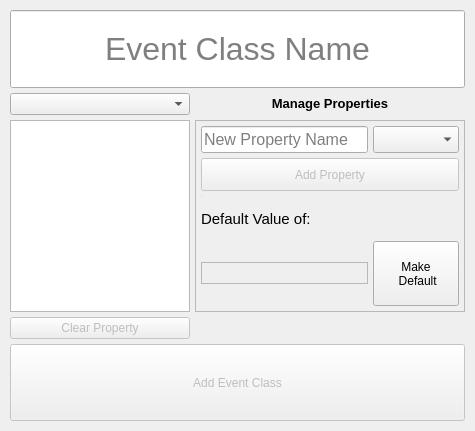
<?xml version="1.0" encoding="UTF-8"?>
<ui version="4.0">
 <class>NewEventClass</class>
 <widget class="QWidget" name="NewEventClass">
  <property name="windowModality">
   <enum>Qt::WindowModality::NonModal</enum>
  </property>
  <property name="geometry">
   <rect>
    <x>0</x>
    <y>0</y>
    <width>475</width>
    <height>431</height>
   </rect>
  </property>
  <property name="windowTitle">
   <string>New Event Class</string>
  </property>
  <layout class="QGridLayout" name="gridLayout" columnstretch="2,3">
   <property name="leftMargin">
    <number>10</number>
   </property>
   <property name="topMargin">
    <number>10</number>
   </property>
   <property name="rightMargin">
    <number>10</number>
   </property>
   <property name="bottomMargin">
    <number>10</number>
   </property>
   <property name="spacing">
    <number>5</number>
   </property>
   <item row="2" column="0">
    <widget class="QTableView" name="ClassProperties">
     <property name="sizePolicy">
      <sizepolicy hsizetype="Expanding" vsizetype="Expanding">
       <horstretch>0</horstretch>
       <verstretch>0</verstretch>
      </sizepolicy>
     </property>
     <property name="selectionMode">
      <enum>QAbstractItemView::SelectionMode::SingleSelection</enum>
     </property>
     <property name="selectionBehavior">
      <enum>QAbstractItemView::SelectionBehavior::SelectRows</enum>
     </property>
     <property name="cornerButtonEnabled">
      <bool>false</bool>
     </property>
     <attribute name="horizontalHeaderCascadingSectionResizes">
      <bool>false</bool>
     </attribute>
     <attribute name="horizontalHeaderMinimumSectionSize">
      <number>30</number>
     </attribute>
     <attribute name="horizontalHeaderDefaultSectionSize">
      <number>90</number>
     </attribute>
     <attribute name="horizontalHeaderStretchLastSection">
      <bool>true</bool>
     </attribute>
     <attribute name="verticalHeaderVisible">
      <bool>false</bool>
     </attribute>
    </widget>
   </item>
   <item row="1" column="0">
    <widget class="QComboBox" name="ParentClass">
     <property name="sizePolicy">
      <sizepolicy hsizetype="Minimum" vsizetype="Fixed">
       <horstretch>0</horstretch>
       <verstretch>0</verstretch>
      </sizepolicy>
     </property>
     <property name="placeholderText">
      <string>Parent Class</string>
     </property>
    </widget>
   </item>
   <item row="3" column="0">
    <widget class="QPushButton" name="ClearProperty">
     <property name="enabled">
      <bool>false</bool>
     </property>
     <property name="text">
      <string>Clear Property</string>
     </property>
    </widget>
   </item>
   <item row="4" column="0" colspan="2">
    <widget class="QPushButton" name="ConfirmAddEventClass">
     <property name="enabled">
      <bool>false</bool>
     </property>
     <property name="sizePolicy">
      <sizepolicy hsizetype="MinimumExpanding" vsizetype="MinimumExpanding">
       <horstretch>0</horstretch>
       <verstretch>0</verstretch>
      </sizepolicy>
     </property>
     <property name="text">
      <string>Add Event Class</string>
     </property>
    </widget>
   </item>
   <item row="0" column="0" colspan="2">
    <widget class="QLineEdit" name="ClassName">
     <property name="sizePolicy">
      <sizepolicy hsizetype="Expanding" vsizetype="Expanding">
       <horstretch>0</horstretch>
       <verstretch>0</verstretch>
      </sizepolicy>
     </property>
     <property name="font">
      <font>
       <pointsize>24</pointsize>
       <strikeout>false</strikeout>
      </font>
     </property>
     <property name="text">
      <string/>
     </property>
     <property name="alignment">
      <set>Qt::AlignmentFlag::AlignCenter</set>
     </property>
     <property name="placeholderText">
      <string>Event Class Name</string>
     </property>
    </widget>
   </item>
   <item row="2" column="1">
    <widget class="QFrame" name="PropertyManagementFrame">
     <property name="frameShape">
      <enum>QFrame::Shape::StyledPanel</enum>
     </property>
     <property name="frameShadow">
      <enum>QFrame::Shadow::Plain</enum>
     </property>
     <layout class="QGridLayout" name="PropertyManagementGridLayout" rowstretch="2,1,0,1,2" columnstretch="3,1">
      <property name="leftMargin">
       <number>5</number>
      </property>
      <property name="topMargin">
       <number>5</number>
      </property>
      <property name="rightMargin">
       <number>5</number>
      </property>
      <property name="bottomMargin">
       <number>5</number>
      </property>
      <property name="spacing">
       <number>5</number>
      </property>
      <item row="3" column="0" colspan="2">
       <widget class="QLabel" name="DefaultPropertyLabel">
        <property name="font">
         <font>
          <pointsize>11</pointsize>
          <underline>false</underline>
          <kerning>true</kerning>
         </font>
        </property>
        <property name="text">
         <string>&lt;html&gt;&lt;head/&gt;&lt;body&gt;&lt;p&gt;Default Value of:&lt;/p&gt;&lt;/body&gt;&lt;/html&gt;</string>
        </property>
        <property name="textFormat">
         <enum>Qt::TextFormat::MarkdownText</enum>
        </property>
        <property name="margin">
         <number>10</number>
        </property>
       </widget>
      </item>
      <item row="0" column="0">
       <widget class="QLineEdit" name="PropertyName">
        <property name="sizePolicy">
         <sizepolicy hsizetype="Expanding" vsizetype="Maximum">
          <horstretch>0</horstretch>
          <verstretch>0</verstretch>
         </sizepolicy>
        </property>
        <property name="font">
         <font>
          <pointsize>12</pointsize>
         </font>
        </property>
        <property name="placeholderText">
         <string>New Property Name</string>
        </property>
       </widget>
      </item>
      <item row="4" column="0">
       <widget class="QFrame" name="PropertyDefaultWidgetFrame">
        <property name="sizePolicy">
         <sizepolicy hsizetype="Preferred" vsizetype="Maximum">
          <horstretch>0</horstretch>
          <verstretch>0</verstretch>
         </sizepolicy>
        </property>
        <property name="frameShape">
         <enum>QFrame::Shape::StyledPanel</enum>
        </property>
        <property name="frameShadow">
         <enum>QFrame::Shadow::Raised</enum>
        </property>
        <layout class="QVBoxLayout" name="verticalLayout">
         <item>
          <widget class="QWidget" name="widget" native="true"/>
         </item>
        </layout>
       </widget>
      </item>
      <item row="1" column="0" colspan="2">
       <widget class="QPushButton" name="AddProperty">
        <property name="enabled">
         <bool>false</bool>
        </property>
        <property name="sizePolicy">
         <sizepolicy hsizetype="Minimum" vsizetype="MinimumExpanding">
          <horstretch>0</horstretch>
          <verstretch>3</verstretch>
         </sizepolicy>
        </property>
        <property name="text">
         <string>Add Property</string>
        </property>
       </widget>
      </item>
      <item row="2" column="0" colspan="2">
       <widget class="QLabel" name="label">
        <property name="sizePolicy">
         <sizepolicy hsizetype="Preferred" vsizetype="Fixed">
          <horstretch>0</horstretch>
          <verstretch>0</verstretch>
         </sizepolicy>
        </property>
        <property name="font">
         <font>
          <pointsize>1</pointsize>
         </font>
        </property>
        <property name="text">
         <string>---</string>
        </property>
        <property name="textFormat">
         <enum>Qt::TextFormat::MarkdownText</enum>
        </property>
       </widget>
      </item>
      <item row="0" column="1">
       <widget class="QComboBox" name="PropertyDataType">
        <property name="sizePolicy">
         <sizepolicy hsizetype="Preferred" vsizetype="Minimum">
          <horstretch>0</horstretch>
          <verstretch>0</verstretch>
         </sizepolicy>
        </property>
        <property name="placeholderText">
         <string>Data Type</string>
        </property>
       </widget>
      </item>
      <item row="4" column="1">
       <widget class="QPushButton" name="NewDefaultProperty">
        <property name="sizePolicy">
         <sizepolicy hsizetype="Minimum" vsizetype="MinimumExpanding">
          <horstretch>0</horstretch>
          <verstretch>0</verstretch>
         </sizepolicy>
        </property>
        <property name="text">
         <string>Make
 Default</string>
        </property>
       </widget>
      </item>
     </layout>
    </widget>
   </item>
   <item row="1" column="1">
    <widget class="QLabel" name="ManagePropertiesLabel">
     <property name="font">
      <font>
       <pointsize>10</pointsize>
      </font>
     </property>
     <property name="text">
      <string>&lt;html&gt;&lt;head/&gt;&lt;body&gt;&lt;p align=&quot;center&quot;&gt;&lt;span style=&quot; font-weight:700;&quot;&gt;Manage Properties&lt;/span&gt;&lt;/p&gt;&lt;/body&gt;&lt;/html&gt;</string>
     </property>
    </widget>
   </item>
  </layout>
 </widget>
 <layoutdefault spacing="6" margin="10"/>
 <resources/>
 <connections/>
 <designerdata>
  <property name="gridDeltaX">
   <number>10</number>
  </property>
  <property name="gridDeltaY">
   <number>10</number>
  </property>
  <property name="gridSnapX">
   <bool>true</bool>
  </property>
  <property name="gridSnapY">
   <bool>true</bool>
  </property>
  <property name="gridVisible">
   <bool>true</bool>
  </property>
 </designerdata>
</ui>
